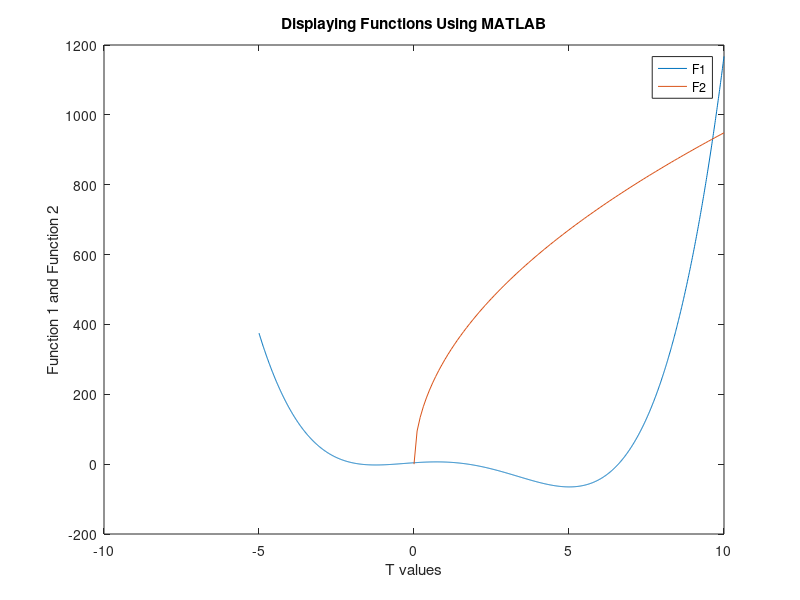

Reproduce this figure in MATLAB.
% Date: 15th February 2024
% By: Arnav Bhalgat
% Section: 018
% Team: 319
%
% ELECTRONIC SIGNATURE 
% Arnav Bhalgat
%
% The electronic signature above indicates the script
% submitted for evaluation is my individual work, and I
% have a general understanding of all aspects of its
% development and execution.
%
% A BRIEF DESCRIPTION OF WHAT THE SCRIPT OR FUNCTION DOES
% Plotting the given functions given on the same plot.
t1 = -5:0.01:10;
t2 = 0:0.1:10;


f1 = ((1/3)*(t1.^4))-(2*(t1.^3))-(2.3*(t1.^2))+(6*t1)+4;
f2 = 300*(t2.^0.5);

plot(t1, f1, t2, f2);

xlabel("T values");

ylabel("Function 1 and Function 2");

legend("F1","F2")
title("Displaying Functions Using MATLAB")

